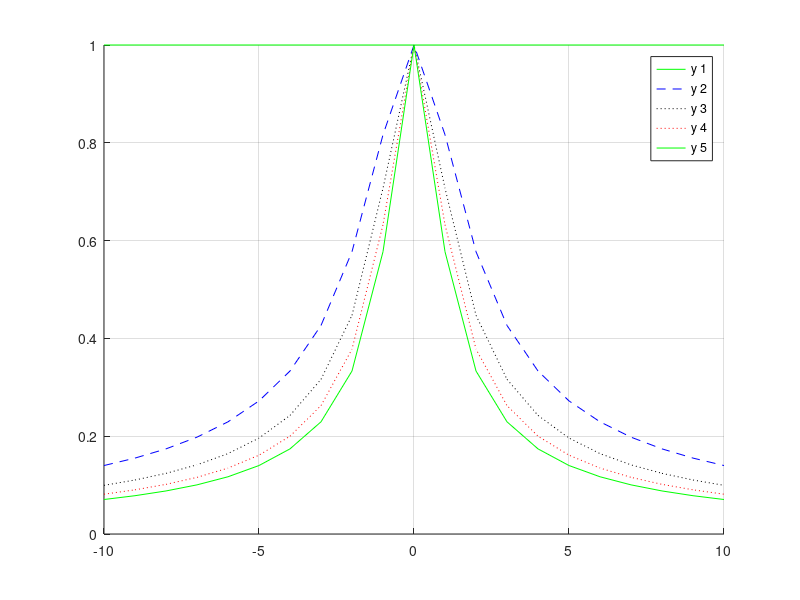

The MATLAB source for this figure:
clear all;
figure;
hold on;
grid on;

x=[-10:1:10];
a=[0:.5:2];
b=1;
c=[-2:.5:2];
d=[-2:.5:2];

m=size(a,2);
opis='';

format=['r: ';'g- ';'b--';'k: '];
k=size(format,1);



for i=1:m
    c=mod(i,k);
    y=c+1;
        
    plot(x, 1./(sqrt(a(i)*x.*x+b)), format(y,:))
    opis=[opis,sprintf('y%2.0f,',i)];
end

legend(strsplit(opis,','));
